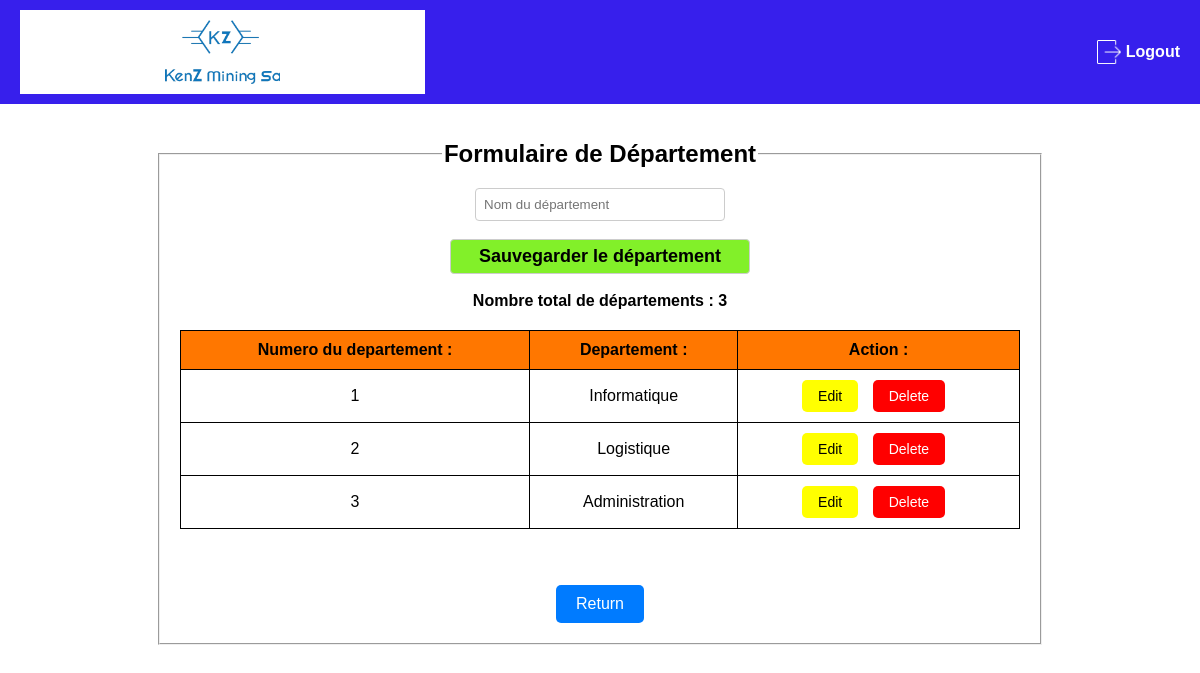
/Formulaires/Formulaire_departement.php, run on an earlier commit of the app's database.
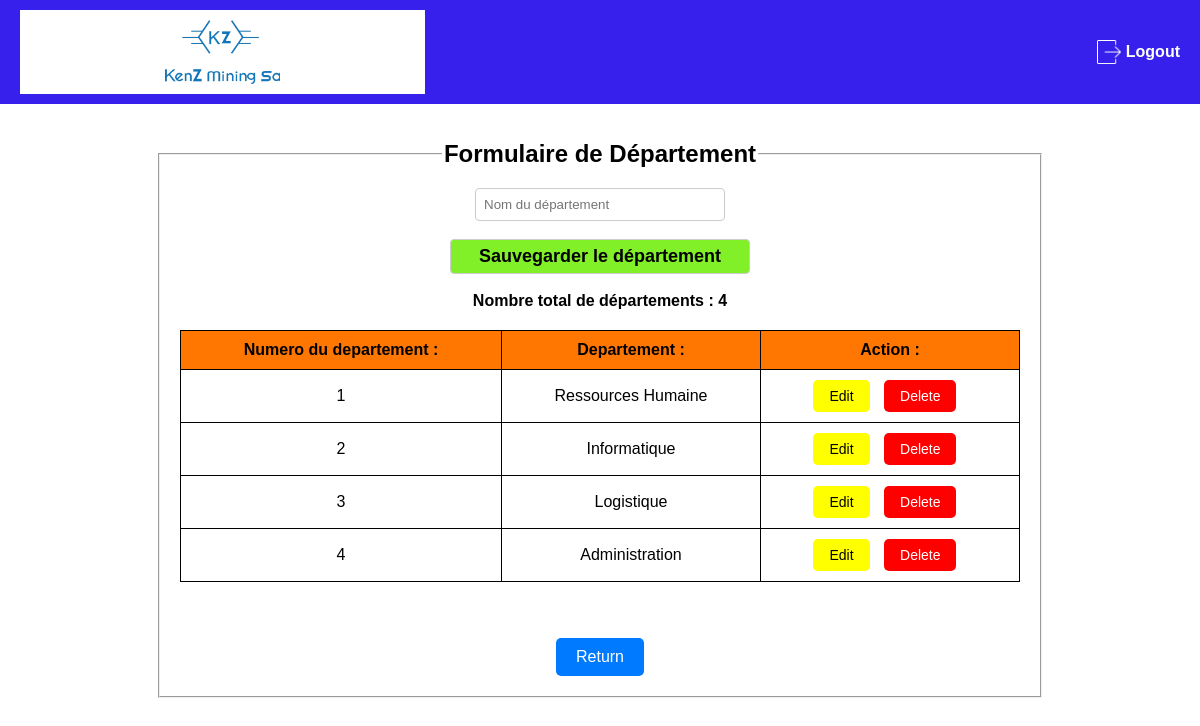
And on a later commit of the database.
### tables this page shows
CREATE TABLE IF NOT EXISTS `departement` (
  `num_departement` int NOT NULL AUTO_INCREMENT,
  `departement` varchar(255) NOT NULL,
  PRIMARY KEY (`num_departement`)
);

### Formulaires/Formulaire_departement.php (the view, shortened to what this page needs)
<?php
require_once("../serv_projet1.php");
$result = mysqli_query($conn, "SELECT COUNT(*) AS total FROM departement");
$row = mysqli_fetch_assoc($result);
$total_departements = $row['total'];
?>
<!DOCTYPE html>
<html lang="fr">
<head>
    <link rel="stylesheet" href="../css/styles_formulaire-departement.css">
    <header>
        <nav>
            <div class="logo-container">
                <img src="../img/LOGO.png" alt="Logo de Kenz Mining SA" class="logo-image">
            </div>
            <a href="../logout.php" class="logout-link">
                <div class="logout">
                    <img src="../img/icon_logout.png" alt="icon_logout" class="logout">
                    <p>Logout</p>
                </div>
            </a>
        </nav>
    </header>
</head>
<body><br><br>
    <fieldset>
        <legend><b>Formulaire de Département</b></legend>
        <form method="post" action="">
            <div style="text-align: center;">
                <input type="text" name="departement" placeholder="Nom du département" required style="width: 250px;">
                <br><br>
                <input type="submit" name="eng" value="Sauvegarder le département" style="width: 300px;">
                <br><br>
                <label><b>Nombre total de départements : <?php echo $total_departements; ?></b></label>
            </div>
            <table class="departement-table" width="100%" align="center" border="1">
                <tr style="background-color : Blue;">
                    <th>Numero du departement :</th>
                    <th>Departement :</th>
                    <th>Action :</th>
                </tr>
                <?php
                $ld = mysqli_query($conn, "SELECT * FROM departement");
                $num_departement = 1;
                while($l = mysqli_fetch_array($ld)) {
                ?>
                <tr>
                    <td><?php echo $num_departement ?></td>
                    <td><?php echo $l['departement'] ?></td>
                    <td>
                        <button type="button" class="btn-edit" onclick="openModal(<?php echo $l['num_departement']; ?>, '<?php echo $l['departement']; ?>')">Edit</button>
                        <a href="javascript:void(0)" class="btn-delete" onclick="confirmDelete(<?php echo $l['num_departement']; ?>)">Delete</a>
                    </td>
                </tr>
                <?php
                    $num_departement++;
                }
                ?>
            </table>
        </form>
        <br><br>
        <a href="Formulaires_RH.php" class="btn-blue">Return</a>
    </fieldset>
</body>
</html>

What changed in the data, as far as the page shows it:
added departement: departement "Ressources Humaine"
Also different on the page:
$total_departements: "3" → "4"
